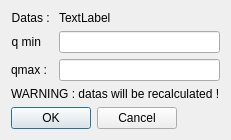
<?xml version="1.0" encoding="UTF-8"?>
<ui version="4.0">
 <class>dlgClipQRange</class>
 <widget class="QDialog" name="dlgClipQRange">
  <property name="windowModality">
   <enum>Qt::NonModal</enum>
  </property>
  <property name="geometry">
   <rect>
    <x>0</x>
    <y>0</y>
    <width>210</width>
    <height>133</height>
   </rect>
  </property>
  <property name="windowTitle">
   <string>Clip q range</string>
  </property>
  <property name="modal">
   <bool>true</bool>
  </property>
  <layout class="QFormLayout" name="formLayout_2">
   <item row="2" column="0">
    <widget class="QDialogButtonBox" name="buttonBox">
     <property name="orientation">
      <enum>Qt::Horizontal</enum>
     </property>
     <property name="standardButtons">
      <set>QDialogButtonBox::Cancel|QDialogButtonBox::Ok</set>
     </property>
    </widget>
   </item>
   <item row="0" column="0" colspan="2">
    <layout class="QFormLayout" name="formLayout">
     <property name="fieldGrowthPolicy">
      <enum>QFormLayout::AllNonFixedFieldsGrow</enum>
     </property>
     <item row="0" column="0">
      <widget class="QLabel" name="label">
       <property name="layoutDirection">
        <enum>Qt::LeftToRight</enum>
       </property>
       <property name="text">
        <string>Datas : </string>
       </property>
       <property name="alignment">
        <set>Qt::AlignRight|Qt::AlignTrailing|Qt::AlignVCenter</set>
       </property>
      </widget>
     </item>
     <item row="0" column="1">
      <widget class="QLabel" name="labelDataName">
       <property name="text">
        <string>TextLabel</string>
       </property>
      </widget>
     </item>
     <item row="1" column="0">
      <widget class="QLabel" name="label_2">
       <property name="layoutDirection">
        <enum>Qt::LeftToRight</enum>
       </property>
       <property name="text">
        <string>q min</string>
       </property>
       <property name="alignment">
        <set>Qt::AlignRight|Qt::AlignTrailing|Qt::AlignVCenter</set>
       </property>
      </widget>
     </item>
     <item row="1" column="1">
      <widget class="QLineEdit" name="qmin"/>
     </item>
     <item row="2" column="0">
      <widget class="QLabel" name="label_3">
       <property name="layoutDirection">
        <enum>Qt::LeftToRight</enum>
       </property>
       <property name="text">
        <string>qmax :</string>
       </property>
       <property name="alignment">
        <set>Qt::AlignRight|Qt::AlignTrailing|Qt::AlignVCenter</set>
       </property>
      </widget>
     </item>
     <item row="2" column="1">
      <widget class="QLineEdit" name="qmax"/>
     </item>
    </layout>
   </item>
   <item row="1" column="0">
    <widget class="QLabel" name="label_4">
     <property name="text">
      <string>WARNING : datas will be recalculated !</string>
     </property>
    </widget>
   </item>
  </layout>
 </widget>
 <resources/>
 <connections>
  <connection>
   <sender>buttonBox</sender>
   <signal>accepted()</signal>
   <receiver>dlgClipQRange</receiver>
   <slot>accept()</slot>
   <hints>
    <hint type="sourcelabel">
     <x>248</x>
     <y>254</y>
    </hint>
    <hint type="destinationlabel">
     <x>157</x>
     <y>274</y>
    </hint>
   </hints>
  </connection>
  <connection>
   <sender>buttonBox</sender>
   <signal>rejected()</signal>
   <receiver>dlgClipQRange</receiver>
   <slot>reject()</slot>
   <hints>
    <hint type="sourcelabel">
     <x>316</x>
     <y>260</y>
    </hint>
    <hint type="destinationlabel">
     <x>286</x>
     <y>274</y>
    </hint>
   </hints>
  </connection>
 </connections>
</ui>
